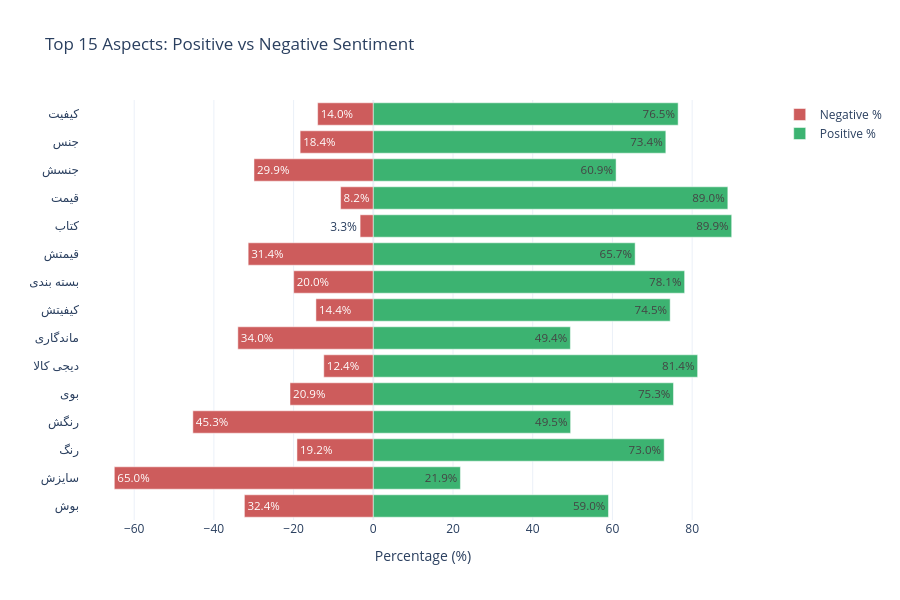

Notebook source saved alongside this figure:
### Markdown cell above
<div dir="rtl">

### 📊 بخش پنجم: تحلیل نقاط قوت و ضعف ویژگیهای کالا (Diverging Bar Chart)
**این نمودار چه میگوید؟**
این نمودار خروجی مستقیم ترکیب پردازش زبان طبیعی (NLP) با هوش تجاری است. ۱۵ ویژگی (Aspect) که بیشترین تکرار را در کامنتها داشتهاند استخراج شده و به دو دسته احساسات مثبت (میلههای سبز) و منفی (میلههای قرمز) تقسیم شدهاند. 
مدیران کسبوکار با یک نگاه به این نمودار متوجه میشوند که مثلاً آیا مشتریان بیشتر از «کیفیت» محصولات راضی هستند یا از «بستهبندی» و «قیمت» شکایت دارند.

</div>

### Code cell
# ==========================================
# ۵. تحلیل نقاط قوت و ضعف ویژگیهای محصولات (Aspects)
# ==========================================
# استخراج ۱۵ ویژگی که بیشترین تکرار را داشتهاند
top_aspects = df_aspect_kpi.nlargest(15, 'total_mentions').sort_values('total_mentions', ascending=True)

fig = go.Figure()

# درصد منفی (رسم به سمت چپ)
fig.add_trace(go.Bar(
    y=top_aspects['aspect'],
    x=-top_aspects['negative'], 
    name='Negative %',
    orientation='h',
    marker=dict(color='indianred'),
    text=top_aspects['negative'].round(1).astype(str) + '%'
))

# درصد مثبت (رسم به سمت راست)
fig.add_trace(go.Bar(
    y=top_aspects['aspect'],
    x=top_aspects['positive'],
    name='Positive %',
    orientation='h',
    marker=dict(color='mediumseagreen'),
    text=top_aspects['positive'].round(1).astype(str) + '%'
))

fig.update_layout(
    title="Top 15 Aspects: Positive vs Negative Sentiment",
    barmode='overlay',
    xaxis_title="Percentage (%)",
    height=600,
    template="plotly_white",
    hovermode="y unified"
)
fig.show()

### Figure 1 — Plotly figure (JSON) as saved in the notebook; plotly's stock layout.template omitted (floating-point values rounded to 4 significant figures)
{"data": [{"marker": {"color": "indianred"}, "name": "Negative %", "orientation": "h", "text": ["32.4%", "65.0%", "19.2%", "45.3%", "20.9%", "12.4%", "34.0%", "14.4%", "20.0%", "31.4%", "3.3%", "8.2%", "29.9%", "18.4%", "14.0%"], "type": "bar", "x": [-32.35, -64.99, -19.16, -45.28, -20.9, -12.43, -33.99, -14.4, -19.98, -31.4, -3.31, -8.21, -29.94, -18.36, -13.97], "y": ["بوش", "سایزش", "رنگ", "رنگش", "بوی", "دیجی کالا", "ماندگاری", "کیفیتش", "بسته بندی", "قیمتش", "کتاب", "قیمت", "جنسش", "جنس", "کیفیت"]}, {"marker": {"color": "mediumseagreen"}, "name": "Positive %", "orientation": "h", "text": ["59.0%", "21.9%", "73.0%", "49.5%", "75.3%", "81.4%", "49.4%", "74.5%", "78.1%", "65.7%", "89.9%", "89.0%", "60.9%", "73.4%", "76.5%"], "type": "bar", "x": [59.01, 21.86, 72.99, 49.51, 75.32, 81.38, 49.45, 74.49, 78.12, 65.7, 89.93, 88.96, 60.92, 73.4, 76.49], "y": ["بوش", "سایزش", "رنگ", "رنگش", "بوی", "دیجی کالا", "ماندگاری", "کیفیتش", "بسته بندی", "قیمتش", "کتاب", "قیمت", "جنسش", "جنس", "کیفیت"]}], "layout": {"barmode": "overlay", "height": 600, "hovermode": "y unified", "title": {"text": "Top 15 Aspects: Positive vs Negative Sentiment"}, "xaxis": {"title": {"text": "Percentage (%)"}}}}
